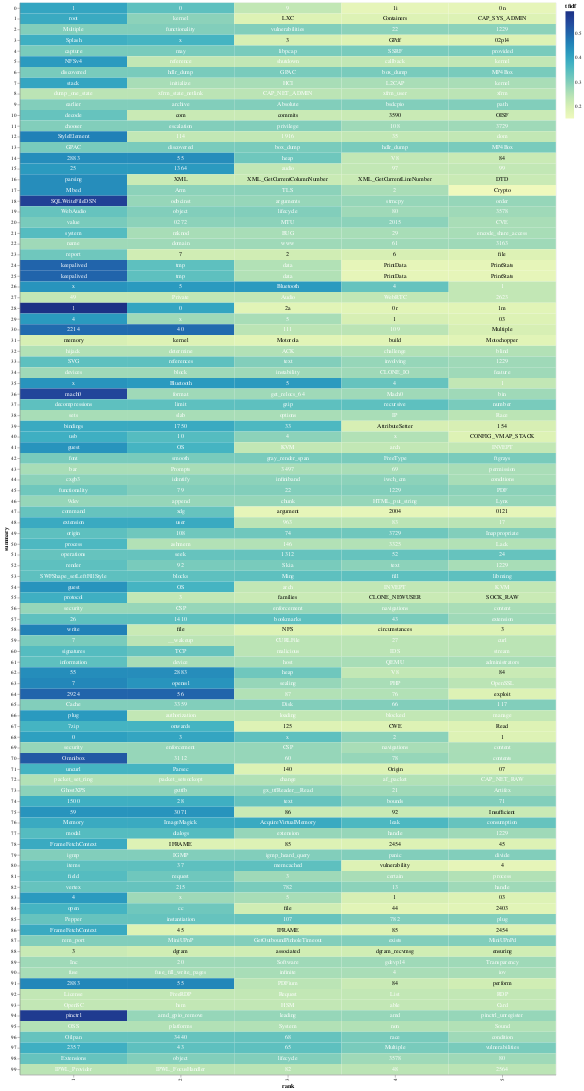

Notebook code for this chart:
### Code cell
(heatmap + text).properties(width = 1000)

### Figure 1 — Vega-Lite specification as saved in the notebook (floating-point values rounded to 4 significant figures; data arrays with more than 128 entries replaced by an {"elided": "..."} marker saying what was removed)
{"config": {"view": {"continuousWidth": 300, "continuousHeight": 300}}, "layer": [{"mark": {"type": "rect"}, "encoding": {"color": {"field": "tfidf", "type": "quantitative"}, "x": {"field": "rank", "type": "ordinal"}, "y": {"field": "summary", "type": "nominal"}}, "transform": [{"window": [{"op": "rank", "field": "", "as": "rank"}], "groupby": ["summary"], "sort": [{"field": "tfidf", "order": "descending"}]}]}, {"mark": {"type": "text", "baseline": "middle"}, "encoding": {"color": {"condition": {"test": "(datum.tfidf >= 0.23)", "value": "white"}, "value": "black"}, "text": {"field": "term", "type": "nominal"}, "x": {"field": "rank", "type": "ordinal"}, "y": {"field": "summary", "type": "nominal"}}, "transform": [{"window": [{"op": "rank", "field": "", "as": "rank"}], "groupby": ["summary"], "sort": [{"field": "tfidf", "order": "descending"}]}]}], "data": {"name": "data-9f1056672e22e2b558fa9b27374a9970"}, "width": 1000, "$schema": "https://vega.github.io/schema/vega-lite/v5.16.3.json", "datasets": {"data-9f1056672e22e2b558fa9b27374a9970": {"elided": "500 records"}}}
